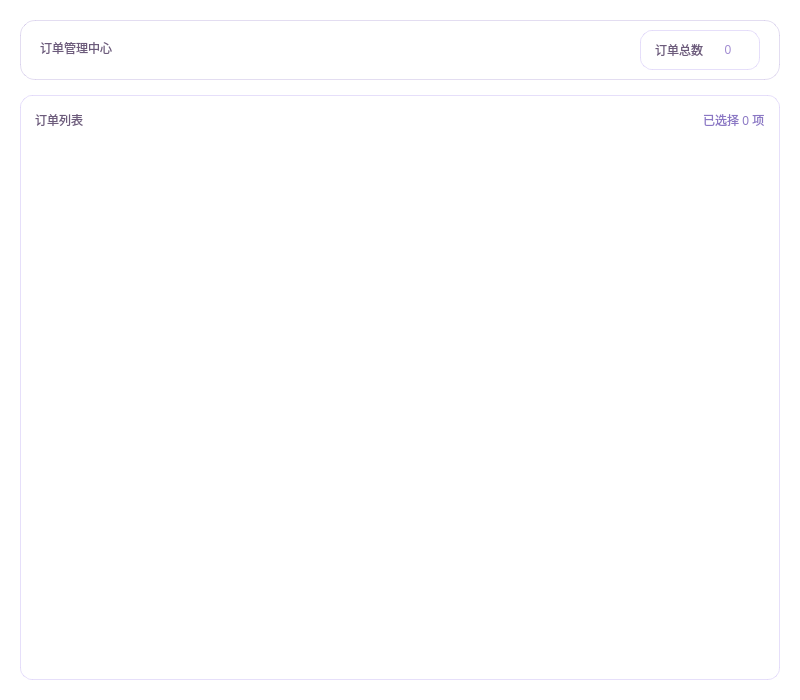
<?xml version="1.0" encoding="UTF-8"?>
<ui version="4.0">
 <class>OrderPage</class>
 <widget class="QWidget" name="OrderPage">
  <property name="geometry">
   <rect>
    <x>0</x>
    <y>0</y>
    <width>800</width>
    <height>700</height>
   </rect>
  </property>
  <property name="windowTitle">
   <string>订单管理</string>
  </property>
  <property name="styleSheet">
   <string notr="true">
/* 主容器样式 */
QWidget#OrderPage {
    background: transparent;
    font-family: &quot;微软雅黑&quot;;
}

/* 标题区域 */
QWidget#headerWidget {
    background: qlineargradient(spread:pad,x1:0,y1:0,x2:1,y2:0,
                stop:0 rgba(161, 140, 209, 0.1),
                stop:1 rgba(184, 164, 230, 0.1));
    border-radius: 15px;
    border: 1px solid rgba(161, 140, 209, 0.3);
}

QLabel#titleLabel {
    color: #6c5b7b;
    font: 700 16pt &quot;微软雅黑&quot;;
    background: transparent;
    border: none;
}

QLabel#subtitleLabel {
    color: #8b78c4;
    font: 11pt &quot;微软雅黑&quot;;
    background: transparent;
    border: none;
}

/* 统计卡片 */
QWidget#statsWidget {
    background: rgba(255, 255, 255, 0.8);
    border-radius: 12px;
    border: 1px solid rgba(214, 201, 247, 0.6);
}

QLabel#statsLabel {
    color: #6c5b7b;
    font: 600 10pt &quot;微软雅黑&quot;;
    background: transparent;
}

QLabel#countLabel {
    color: #a18cd1;
    font: 700 14pt &quot;微软雅黑&quot;;
    background: transparent;
}

/* 操作区域 */
QWidget#actionWidget {
    background: rgba(255, 255, 255, 0.9);
    border-radius: 12px;
    border: 1px solid rgba(214, 201, 247, 0.6);
}

/* 搜索区域 */
QWidget#searchWidget {
    background: rgba(255, 255, 255, 0.9);
    border-radius: 12px;
    border: 1px solid rgba(214, 201, 247, 0.6);
}

QLineEdit#searchInput {
    background: rgba(255, 255, 255, 0.8);
    border: 2px solid rgba(214, 201, 247, 0.5);
    border-radius: 10px;
    padding: 12px 15px;
    font: 11pt &quot;微软雅黑&quot;;
    color: #5a4c74;
}

QLineEdit#searchInput:focus {
    border: 2px solid #a18cd1;
    background: white;
}

QLineEdit#searchInput:hover {
    border: 2px solid rgba(161, 140, 209, 0.7);
}

/* 主要按钮样式 - 紫色主题 */
QPushButton#btn_submit, QPushButton#btn_search {
    background: qlineargradient(spread:pad,x1:0,y1:0,x2:1,y2:0,
                stop:0 #b8a4e6, stop:1 #a18cd1);
    color: white;
    border: none;
    border-radius: 10px;
    padding: 12px 20px;
    font: 600 11pt &quot;微软雅黑&quot;;
    min-width: 100px;
}

QPushButton#btn_submit:hover, QPushButton#btn_search:hover {
    background: qlineargradient(spread:pad,x1:0,y1:0,x2:1,y2:0,
                stop:0 #a18cd1, stop:1 #9179c4);
}

QPushButton#btn_submit:pressed, QPushButton#btn_search:pressed {
    background: qlineargradient(spread:pad,x1:0,y1:0,x2:1,y2:0,
                stop:0 #9179c4, stop:1 #8066b7);
}

/* 次要按钮样式 - 浅紫色 */
QPushButton#btn_back, QPushButton#btn_refresh {
    background: rgba(184, 164, 230, 0.3);
    border: 2px solid rgba(161, 140, 209, 0.5);
    border-radius: 10px;
    padding: 10px 15px;
    font: 600 11pt &quot;微软雅黑&quot;;
    color: #7a6599;
}

QPushButton#btn_back:hover, QPushButton#btn_refresh:hover {
    background: rgba(184, 164, 230, 0.5);
    border: 2px solid #a18cd1;
}

QPushButton#btn_back:pressed, QPushButton#btn_refresh:pressed {
    background: rgba(184, 164, 230, 0.7);
}

/* 表格样式 */
QWidget#tableWidget {
    background: rgba(255, 255, 255, 0.9);
    border-radius: 12px;
    border: 1px solid rgba(214, 201, 247, 0.6);
}

QTableView {
    background: transparent;
    border: none;
    border-radius: 8px;
    gridline-color: rgba(214, 201, 247, 0.4);
    font: 10pt &quot;微软雅黑&quot;;
    color: #5a4c74;
    selection-background-color: rgba(161, 140, 209, 0.2);
}

QTableView::item {
    padding: 8px;
    border-bottom: 1px solid rgba(214, 201, 247, 0.3);
}

QTableView::item:selected {
    background: rgba(161, 140, 209, 0.2);
    color: #5a4c74;
}

QTableView::item:hover {
    background: rgba(214, 201, 247, 0.2);
}

QHeaderView::section {
    background: qlineargradient(spread:pad,x1:0,y1:0,x2:0,y2:1,
                stop:0 rgba(184, 164, 230, 0.8),
                stop:1 rgba(161, 140, 209, 0.8));
    color: white;
    padding: 10px 8px;
    border: none;
    border-right: 1px solid rgba(255, 255, 255, 0.3);
    font: 600 10pt &quot;微软雅黑&quot;;
}

QHeaderView::section:first {
    border-top-left-radius: 8px;
}

QHeaderView::section:last {
    border-top-right-radius: 8px;
    border-right: none;
}

/* 滚动条样式 */
QScrollBar:vertical {
    background: rgba(214, 201, 247, 0.3);
    width: 8px;
    border-radius: 4px;
}

QScrollBar::handle:vertical {
    background: rgba(161, 140, 209, 0.6);
    border-radius: 4px;
    min-height: 20px;
}

QScrollBar::handle:vertical:hover {
    background: #a18cd1;
}

QScrollBar::add-line:vertical, QScrollBar::sub-line:vertical {
    border: none;
    background: none;
}

QScrollBar:horizontal {
    background: rgba(214, 201, 247, 0.3);
    height: 8px;
    border-radius: 4px;
}

QScrollBar::handle:horizontal {
    background: rgba(161, 140, 209, 0.6);
    border-radius: 4px;
    min-width: 20px;
}

QScrollBar::handle:horizontal:hover {
    background: #a18cd1;
}

QScrollBar::add-line:horizontal, QScrollBar::sub-line:horizontal {
    border: none;
    background: none;
}
   </string>
  </property>
  <layout class="QVBoxLayout" name="mainLayout">
   <property name="spacing">
    <number>15</number>
   </property>
   <property name="leftMargin">
    <number>20</number>
   </property>
   <property name="topMargin">
    <number>20</number>
   </property>
   <property name="rightMargin">
    <number>20</number>
   </property>
   <property name="bottomMargin">
    <number>20</number>
   </property>
   <item>
    <widget class="QWidget" name="headerWidget" native="true">
     <property name="minimumSize">
      <size>
       <width>0</width>
       <height>60</height>
      </size>
     </property>
     <property name="maximumSize">
      <size>
       <width>16777215</width>
       <height>60</height>
      </size>
     </property>
     <layout class="QHBoxLayout" name="headerLayout">
      <property name="leftMargin">
       <number>20</number>
      </property>
      <property name="topMargin">
       <number>10</number>
      </property>
      <property name="rightMargin">
       <number>20</number>
      </property>
      <property name="bottomMargin">
       <number>15</number>
      </property>
      <item>
       <layout class="QVBoxLayout" name="titleLayout">
        <property name="spacing">
         <number>3</number>
        </property>
        <item>
         <widget class="QLabel" name="titleLabel">
          <property name="text">
           <string>订单管理中心</string>
          </property>
          <property name="alignment">
           <set>Qt::AlignmentFlag::AlignLeading|Qt::AlignmentFlag::AlignLeft|Qt::AlignmentFlag::AlignVCenter</set>
          </property>
         </widget>
        </item>
       </layout>
      </item>
      <item>
       <spacer name="headerSpacer">
        <property name="orientation">
         <enum>Qt::Orientation::Horizontal</enum>
        </property>
        <property name="sizeHint" stdset="0">
         <size>
          <width>40</width>
          <height>20</height>
         </size>
        </property>
       </spacer>
      </item>
      <item>
       <widget class="QWidget" name="statsWidget" native="true">
        <property name="minimumSize">
         <size>
          <width>120</width>
          <height>40</height>
         </size>
        </property>
        <layout class="QHBoxLayout" name="statsLayout">
         <property name="spacing">
          <number>8</number>
         </property>
         <property name="leftMargin">
          <number>15</number>
         </property>
         <property name="topMargin">
          <number>8</number>
         </property>
         <property name="rightMargin">
          <number>15</number>
         </property>
         <property name="bottomMargin">
          <number>8</number>
         </property>
         <item>
          <widget class="QLabel" name="statsLabel">
           <property name="text">
            <string>订单总数</string>
           </property>
           <property name="alignment">
            <set>Qt::AlignmentFlag::AlignCenter</set>
           </property>
          </widget>
         </item>
         <item>
          <widget class="QLabel" name="countLabel">
           <property name="text">
            <string>0</string>
           </property>
           <property name="alignment">
            <set>Qt::AlignmentFlag::AlignCenter</set>
           </property>
          </widget>
         </item>
        </layout>
       </widget>
      </item>
     </layout>
    </widget>
   </item>
   <item>
    <widget class="QWidget" name="tableWidget" native="true">
     <layout class="QVBoxLayout" name="tableLayout">
      <property name="spacing">
       <number>10</number>
      </property>
      <property name="leftMargin">
       <number>15</number>
      </property>
      <property name="topMargin">
       <number>15</number>
      </property>
      <property name="rightMargin">
       <number>15</number>
      </property>
      <property name="bottomMargin">
       <number>15</number>
      </property>
      <item>
       <layout class="QHBoxLayout" name="tableHeaderLayout">
        <item>
         <widget class="QLabel" name="tableHeaderLabel">
          <property name="styleSheet">
           <string notr="true">color: #6c5b7b; font: 600 12pt &quot;微软雅黑&quot;; background: transparent;</string>
          </property>
          <property name="text">
           <string>订单列表</string>
          </property>
         </widget>
        </item>
        <item>
         <spacer name="tableHeaderSpacer">
          <property name="orientation">
           <enum>Qt::Orientation::Horizontal</enum>
          </property>
          <property name="sizeHint" stdset="0">
           <size>
            <width>40</width>
            <height>20</height>
           </size>
          </property>
         </spacer>
        </item>
        <item>
         <widget class="QLabel" name="selectionLabel">
          <property name="styleSheet">
           <string notr="true">color: #8b78c4; font: 10pt &quot;微软雅黑&quot;; background: transparent;</string>
          </property>
          <property name="text">
           <string>已选择 0 项</string>
          </property>
         </widget>
        </item>
       </layout>
      </item>
      <item>
       <widget class="QTableView" name="tableView">
        <property name="alternatingRowColors">
         <bool>true</bool>
        </property>
        <property name="selectionBehavior">
         <enum>QAbstractItemView::SelectionBehavior::SelectRows</enum>
        </property>
        <property name="sortingEnabled">
         <bool>true</bool>
        </property>
       </widget>
      </item>
     </layout>
    </widget>
   </item>
  </layout>
 </widget>
 <resources/>
 <connections/>
</ui>
